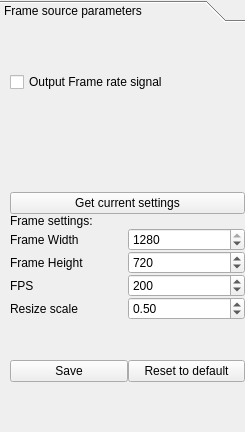
<?xml version="1.0" encoding="UTF-8"?>
<ui version="4.0">
 <class>tab_source</class>
 <widget class="QWidget" name="tab_source">
  <property name="geometry">
   <rect>
    <x>0</x>
    <y>0</y>
    <width>245</width>
    <height>432</height>
   </rect>
  </property>
  <property name="windowTitle">
   <string>Form</string>
  </property>
  <layout class="QGridLayout" name="gridLayout">
   <property name="margin">
    <number>0</number>
   </property>
   <property name="spacing">
    <number>0</number>
   </property>
   <item row="0" column="0">
    <layout class="QGridLayout" name="gridLayout_2">
     <property name="spacing">
      <number>1</number>
     </property>
     <item row="0" column="1">
      <widget class="QToolBox" name="toolBox">
       <property name="frameShape">
        <enum>QFrame::NoFrame</enum>
       </property>
       <property name="frameShadow">
        <enum>QFrame::Plain</enum>
       </property>
       <property name="lineWidth">
        <number>0</number>
       </property>
       <property name="currentIndex">
        <number>0</number>
       </property>
       <property name="tabSpacing">
        <number>0</number>
       </property>
       <widget class="QWidget" name="page_source">
        <property name="geometry">
         <rect>
          <x>0</x>
          <y>0</y>
          <width>243</width>
          <height>409</height>
         </rect>
        </property>
        <attribute name="label">
         <string>Frame source parameters</string>
        </attribute>
        <layout class="QGridLayout" name="gridLayout_6">
         <property name="margin">
          <number>0</number>
         </property>
         <property name="spacing">
          <number>0</number>
         </property>
         <item row="0" column="0">
          <layout class="QVBoxLayout" name="verticalLayout">
           <property name="leftMargin">
            <number>10</number>
           </property>
           <property name="topMargin">
            <number>50</number>
           </property>
           <property name="bottomMargin">
            <number>50</number>
           </property>
           <item>
            <widget class="QCheckBox" name="FPSsync">
             <property name="text">
              <string>Output Frame rate signal</string>
             </property>
            </widget>
           </item>
           <item>
            <spacer name="verticalSpacer_2">
             <property name="orientation">
              <enum>Qt::Vertical</enum>
             </property>
             <property name="sizeHint" stdset="0">
              <size>
               <width>20</width>
               <height>40</height>
              </size>
             </property>
            </spacer>
           </item>
           <item>
            <widget class="QPushButton" name="CurrentProps">
             <property name="text">
              <string>Get current settings</string>
             </property>
            </widget>
           </item>
           <item>
            <layout class="QHBoxLayout" name="horizontalLayout"/>
           </item>
           <item alignment="Qt::AlignBottom">
            <widget class="QLabel" name="FrameSettingsLabel">
             <property name="text">
              <string>Frame settings:</string>
             </property>
            </widget>
           </item>
           <item>
            <layout class="QGridLayout" name="gridLayout_3">
             <item row="1" column="1">
              <widget class="QSpinBox" name="HeightInput">
               <property name="minimum">
                <number>1</number>
               </property>
               <property name="maximum">
                <number>1200</number>
               </property>
               <property name="value">
                <number>720</number>
               </property>
              </widget>
             </item>
             <item row="0" column="1">
              <widget class="QSpinBox" name="WidthInput">
               <property name="minimum">
                <number>1</number>
               </property>
               <property name="maximum">
                <number>1280</number>
               </property>
               <property name="value">
                <number>1280</number>
               </property>
              </widget>
             </item>
             <item row="1" column="0">
              <widget class="QLabel" name="FrameHeightLabel">
               <property name="text">
                <string>Frame Height</string>
               </property>
              </widget>
             </item>
             <item row="0" column="0">
              <widget class="QLabel" name="FrameWidthLabel">
               <property name="text">
                <string>Frame Width</string>
               </property>
              </widget>
             </item>
             <item row="2" column="0">
              <widget class="QLabel" name="FPSLabel">
               <property name="text">
                <string>FPS</string>
               </property>
              </widget>
             </item>
             <item row="2" column="1">
              <widget class="QSpinBox" name="FPSInput">
               <property name="minimum">
                <number>1</number>
               </property>
               <property name="maximum">
                <number>300</number>
               </property>
               <property name="value">
                <number>200</number>
               </property>
              </widget>
             </item>
             <item row="4" column="0">
              <spacer name="verticalSpacer">
               <property name="orientation">
                <enum>Qt::Vertical</enum>
               </property>
               <property name="sizeHint" stdset="0">
                <size>
                 <width>20</width>
                 <height>40</height>
                </size>
               </property>
              </spacer>
             </item>
             <item row="3" column="1">
              <widget class="QDoubleSpinBox" name="scaleInput">
               <property name="maximum">
                <double>1.000000000000000</double>
               </property>
               <property name="singleStep">
                <double>0.100000000000000</double>
               </property>
               <property name="value">
                <double>0.500000000000000</double>
               </property>
              </widget>
             </item>
             <item row="3" column="0">
              <widget class="QLabel" name="scaleLabel">
               <property name="text">
                <string>Resize scale</string>
               </property>
              </widget>
             </item>
            </layout>
           </item>
           <item>
            <layout class="QHBoxLayout" name="horizontalLayout_2">
             <item>
              <widget class="QPushButton" name="SaveBtn">
               <property name="text">
                <string>Save</string>
               </property>
              </widget>
             </item>
             <item>
              <widget class="QPushButton" name="ResetBtn">
               <property name="text">
                <string>Reset to default</string>
               </property>
              </widget>
             </item>
            </layout>
           </item>
          </layout>
         </item>
        </layout>
       </widget>
      </widget>
     </item>
    </layout>
   </item>
  </layout>
 </widget>
 <resources>
  <include location="images.qrc"/>
 </resources>
 <connections/>
</ui>
